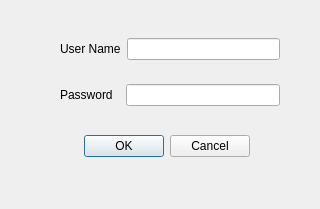
<?xml version="1.0" encoding="UTF-8"?>
<ui version="4.0">
 <class>Login</class>
 <widget class="QDialog" name="Login">
  <property name="geometry">
   <rect>
    <x>0</x>
    <y>0</y>
    <width>320</width>
    <height>209</height>
   </rect>
  </property>
  <property name="windowTitle">
   <string>0</string>
  </property>
  <widget class="QDialogButtonBox" name="buttonBox_Login">
   <property name="geometry">
    <rect>
     <x>30</x>
     <y>130</y>
     <width>220</width>
     <height>32</height>
    </rect>
   </property>
   <property name="orientation">
    <enum>Qt::Horizontal</enum>
   </property>
   <property name="standardButtons">
    <set>QDialogButtonBox::Cancel|QDialogButtonBox::Ok</set>
   </property>
  </widget>
  <widget class="QWidget" name="">
   <property name="geometry">
    <rect>
     <x>60</x>
     <y>20</y>
     <width>220</width>
     <height>105</height>
    </rect>
   </property>
   <layout class="QVBoxLayout" name="verticalLayout">
    <item>
     <layout class="QHBoxLayout" name="horizontalLayout">
      <item>
       <widget class="QLabel" name="label">
        <property name="text">
         <string>User Name</string>
        </property>
       </widget>
      </item>
      <item>
       <widget class="QLineEdit" name="lineEdit_username"/>
      </item>
     </layout>
    </item>
    <item>
     <layout class="QHBoxLayout" name="horizontalLayout_2">
      <item>
       <widget class="QLabel" name="label_2">
        <property name="text">
         <string>Password  </string>
        </property>
       </widget>
      </item>
      <item>
       <widget class="QLineEdit" name="lineEdit_password">
        <property name="echoMode">
         <enum>QLineEdit::Password</enum>
        </property>
       </widget>
      </item>
     </layout>
    </item>
   </layout>
  </widget>
 </widget>
 <resources/>
 <connections>
  <connection>
   <sender>buttonBox_Login</sender>
   <signal>accepted()</signal>
   <receiver>Login</receiver>
   <slot>accept()</slot>
   <hints>
    <hint type="sourcelabel">
     <x>248</x>
     <y>254</y>
    </hint>
    <hint type="destinationlabel">
     <x>157</x>
     <y>274</y>
    </hint>
   </hints>
  </connection>
  <connection>
   <sender>buttonBox_Login</sender>
   <signal>rejected()</signal>
   <receiver>Login</receiver>
   <slot>reject()</slot>
   <hints>
    <hint type="sourcelabel">
     <x>316</x>
     <y>260</y>
    </hint>
    <hint type="destinationlabel">
     <x>286</x>
     <y>274</y>
    </hint>
   </hints>
  </connection>
 </connections>
</ui>
